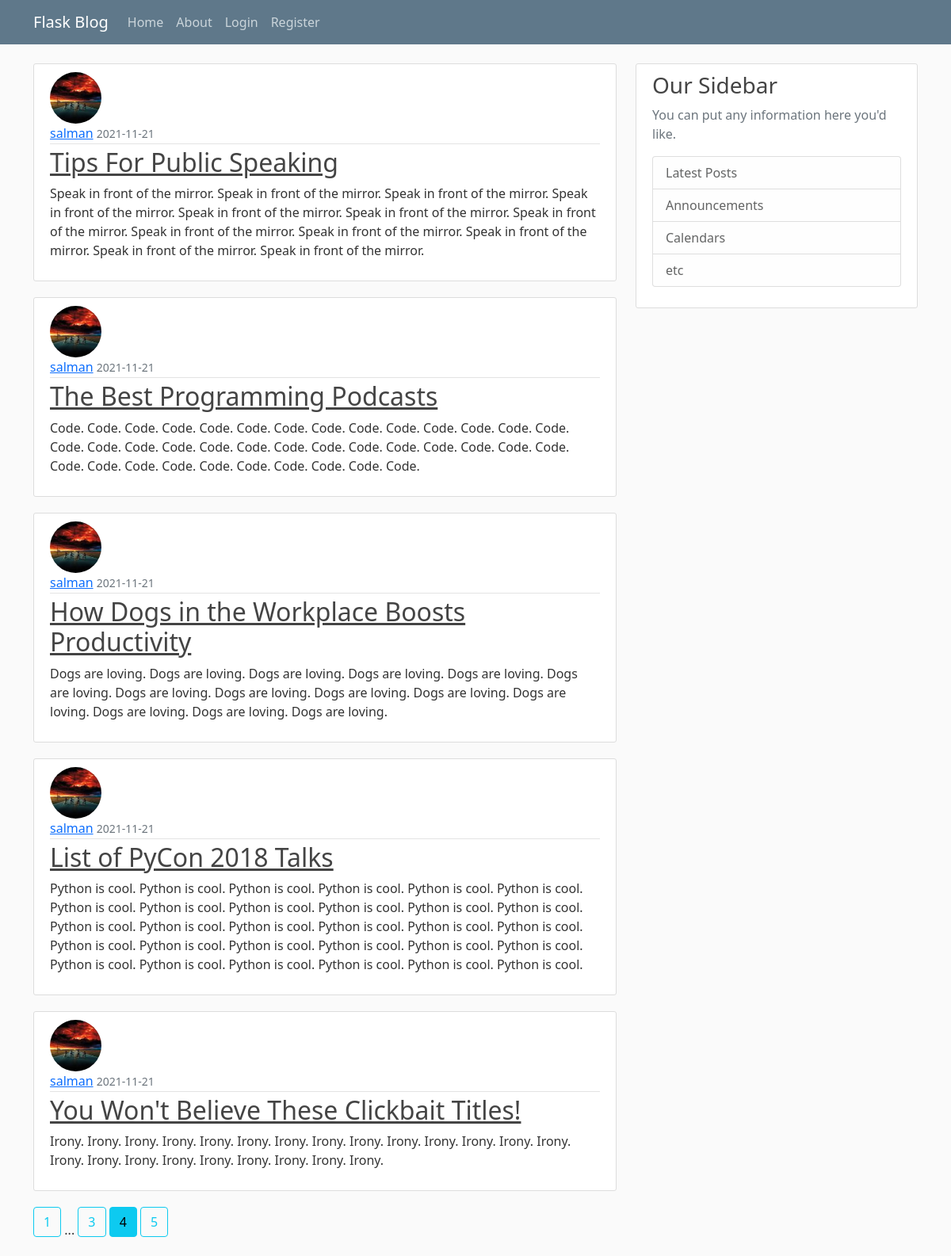
/home?page=4, run on the app's committed database.
### flaskblog/models.py (models this page shows, shortened)
class Post(flaskblog.db.Model):
    id = flaskblog.db.Column(flaskblog.db.Integer, primary_key=True)
    title = flaskblog.db.Column(flaskblog.db.String(100), nullable=False)
    date_posted = flaskblog.db.Column(
        flaskblog.db.DateTime, nullable=False, default=datetime.utcnow)
    content = flaskblog.db.Column(flaskblog.db.Text, nullable=False)
    user_id = flaskblog.db.Column(flaskblog.db.Integer, flaskblog.db.ForeignKey(
        "user.id"), nullable=False)

class User(flaskblog.db.Model, UserMixin):
    id = flaskblog.db.Column(flaskblog.db.Integer, primary_key=True)
    username = flaskblog.db.Column(
        flaskblog.db.String(20), unique=True, nullable=False)
    email = flaskblog.db.Column(
        flaskblog.db.String(120), unique=True, nullable=False)
    image_file = flaskblog.db.Column(
        flaskblog.db.String(20), nullable=False, default="default.jpg")  # going to be hashed
    password = flaskblog.db.Column(flaskblog.db.String(60), nullable=False)
    posts = flaskblog.db.relationship("Post", backref="author", lazy=True)

### flaskblog/main/routes.py (the view)
@main.route("/")
@main.route("/home")
def home() -> str:
    page = flask.request.args.get("page", 1, type=int)
    posts = Post.query.order_by(
        Post.date_posted.desc()).paginate(page=page, per_page=5)
    return flask.render_template("home.html", posts=posts)

### flaskblog/templates/home.html
{% extends "layout.html" %}
{% block content %}
  {% for post in posts.items %}
    <article class="media content-section">
      <img
        class="rounded-circle article-img"
        src="{{url_for('static', filename='profile_pics/' + post.author.image_file)}}"
      />
      <div class="media-body">
        <div class="article-metadata">
          <a class="mr-2" href="{{ url_for('users.user_posts', username=post.author.username) }}">{{ post.author.username }}</a>
          <small class="text-muted"
            >{{ post.date_posted.strftime("%Y-%m-%d") }}</small
          >
        </div>
        <h2><a class="article-title" href="{{url_for('posts.post', post_id=post.id)}}">{{ post.title }}</a></h2>
        <p class="article-content">{{ post.content }}</p>
      </div>
    </article>
  {% endfor %}
  {% for page_num in posts.iter_pages(left_edge=1, right_edge=1, left_current=1, right_current=2) %}
    {% if page_num %}
      {% if posts.page == page_num %}
        <a href="{{ url_for('main.home', page=page_num) }}" class="btn btn-info mb-4">{{ page_num }}</a>
      {% else %}
        <a href="{{ url_for('main.home', page=page_num) }}" class="btn btn-outline-info mb-4">{{ page_num }}</a>
      {% endif %}
    {% else %}
      ...
    {% endif %}
  {% endfor %}
{% endblock content %}

### flaskblog/static/main.css (style rules this page uses)
body { background: #fafafa; color: #333333; margin-top: 5rem; }
h1, h2, h3, h4, h5, h6 { color: #444444; }
.content-section { background: #ffffff; padding: 10px 20px; border: 1px solid #dddddd; border-radius: 3px; margin-bottom: 20px; }
.article-title { color: #444444; }
.article-content { white-space: pre-line; }
.article-img { height: 65px; width: 65px; margin-right: 16px; }
.article-metadata { padding-bottom: 1px; margin-bottom: 4px; border-bottom: 1px solid #e3e3e3 }

### data on the page
Post: image_file (picture), author.username "salman", date_posted "2021-11-21", title "Tips For Public Speaking", content "Speak in front of the mirror. Speak in front of the mirror. Speak in front of the mirror. Speak in front of the mirror. Speak in front of the mirror. Speak in front of the mirror. Speak in front of the mirror. Speak in front of the mirror. Speak in front of the mirror. Speak in front of the mirror. Speak in front of the mirror. Speak in front of the mirror."
Post: image_file (picture), author.username "salman", date_posted "2021-11-21", title "The Best Programming Podcasts", content "Code. Code. Code. Code. Code. Code. Code. Code. Code. Code. Code. Code. Code. Code. Code. Code. Code. Code. Code. Code. Code. Code. Code. Code. Code. Code. Code. Code. Code. Code. Code. Code. Code. Code. Code. Code. Code. Code."
Post: image_file (picture), author.username "salman", date_posted "2021-11-21", title "How Dogs in the Workplace Boosts Productivity", content "Dogs are loving. Dogs are loving. Dogs are loving. Dogs are loving. Dogs are loving. Dogs are loving. Dogs are loving. Dogs are loving. Dogs are loving. Dogs are loving. Dogs are loving. Dogs are loving. Dogs are loving. Dogs are loving."
Post: image_file (picture), author.username "salman", date_posted "2021-11-21", title "List of PyCon 2018 Talks", content "Python is cool. Python is cool. Python is cool. Python is cool. Python is cool. Python is cool. Python is cool. Python is cool. Python is cool. Python is cool. Python is cool. Python is cool. Python is cool. Python is cool. Python is cool. Python is cool. Python is cool. Python is cool. Python is cool. Python is cool. Python is cool. Python is cool. Python is cool. Python is cool. Python is cool. Python is cool. Python is cool. Python is cool. Python is cool. Python is cool."
Post: image_file (picture), author.username "salman", date_posted "2021-11-21", title "You Won't Believe These Clickbait Titles!", content "Irony. Irony. Irony. Irony. Irony. Irony. Irony. Irony. Irony. Irony. Irony. Irony. Irony. Irony. Irony. Irony. Irony. Irony. Irony. Irony. Irony. Irony. Irony."

### other printed values
{{ page_num }} "1" "3" "5"
{{ page_num }} "4"
